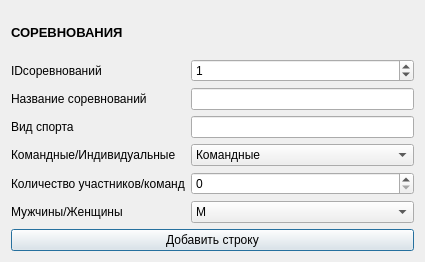
<?xml version="1.0" encoding="UTF-8"?>
<ui version="4.0">
 <class>dobavit</class>
 <widget class="QDialog" name="dobavit">
  <property name="geometry">
   <rect>
    <x>0</x>
    <y>0</y>
    <width>425</width>
    <height>262</height>
   </rect>
  </property>
  <property name="windowTitle">
   <string>Dialog</string>
  </property>
  <layout class="QGridLayout" name="gridLayout_5">
   <item row="1" column="0">
    <widget class="QPushButton" name="pushButton">
     <property name="text">
      <string>Добавить строку</string>
     </property>
    </widget>
   </item>
   <item row="0" column="0">
    <layout class="QGridLayout" name="gridLayout_2">
     <item row="6" column="0">
      <widget class="QLabel" name="label_20">
       <property name="text">
        <string>Мужчины/Женщины</string>
       </property>
      </widget>
     </item>
     <item row="3" column="0">
      <widget class="QLabel" name="label_9">
       <property name="text">
        <string>Вид спорта</string>
       </property>
      </widget>
     </item>
     <item row="0" column="0">
      <widget class="QLabel" name="label_7">
       <property name="font">
        <font>
         <pointsize>10</pointsize>
         <weight>75</weight>
         <bold>true</bold>
        </font>
       </property>
       <property name="text">
        <string>СОРЕВНОВАНИЯ</string>
       </property>
      </widget>
     </item>
     <item row="1" column="0">
      <widget class="QLabel" name="label_8">
       <property name="text">
        <string>IDсоревнований</string>
       </property>
      </widget>
     </item>
     <item row="1" column="1">
      <widget class="QSpinBox" name="spinBox_2">
       <property name="maximum">
        <number>999999999</number>
       </property>
       <property name="value">
        <number>1</number>
       </property>
      </widget>
     </item>
     <item row="5" column="0">
      <widget class="QLabel" name="label_4">
       <property name="text">
        <string>Количество участников/команд</string>
       </property>
      </widget>
     </item>
     <item row="5" column="1">
      <widget class="QSpinBox" name="spinBox">
       <property name="maximum">
        <number>999999999</number>
       </property>
      </widget>
     </item>
     <item row="3" column="1">
      <widget class="QLineEdit" name="lineEdit"/>
     </item>
     <item row="6" column="1">
      <widget class="QComboBox" name="comboBox">
       <item>
        <property name="text">
         <string>М</string>
        </property>
       </item>
       <item>
        <property name="text">
         <string>Ж</string>
        </property>
       </item>
      </widget>
     </item>
     <item row="2" column="0">
      <widget class="QLabel" name="label">
       <property name="text">
        <string>Название соревнований</string>
       </property>
      </widget>
     </item>
     <item row="4" column="0">
      <widget class="QLabel" name="label_2">
       <property name="text">
        <string>Командные/Индивидуальные</string>
       </property>
      </widget>
     </item>
     <item row="2" column="1">
      <widget class="QLineEdit" name="lineEdit_2"/>
     </item>
     <item row="4" column="1">
      <widget class="QComboBox" name="comboBox_2">
       <item>
        <property name="text">
         <string>Командные</string>
        </property>
       </item>
       <item>
        <property name="text">
         <string>Индивидуальные</string>
        </property>
       </item>
      </widget>
     </item>
    </layout>
   </item>
  </layout>
 </widget>
 <resources/>
 <connections/>
</ui>
